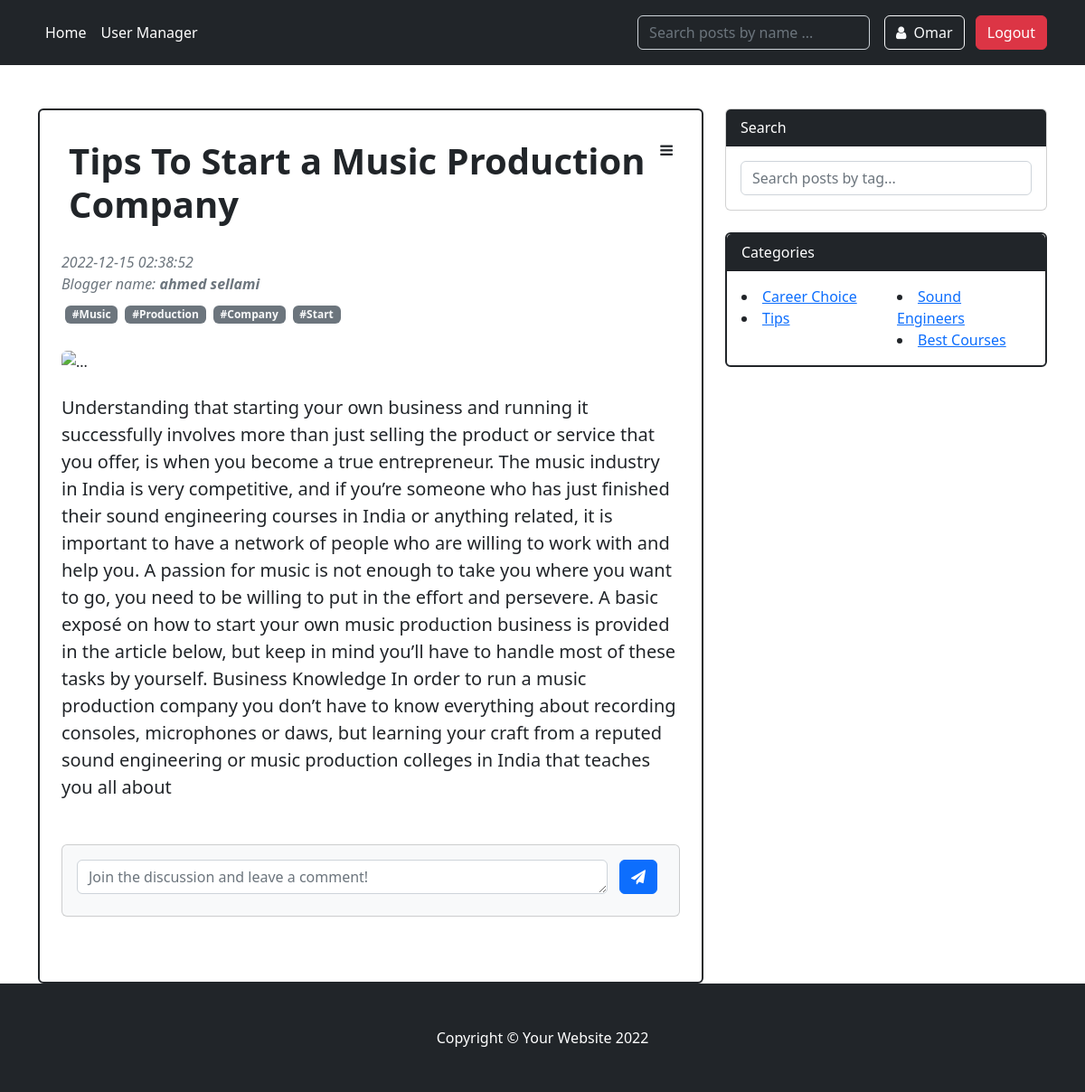
The page /INC/view/post.php?id=17 (signed in) on the database its author committed.
### tables this page shows
CREATE TABLE `post` (
  `id` int(11) NOT NULL,
  `header` varchar(200) NOT NULL,
  `content` varchar(1000) NOT NULL,
  `likes` int(11) DEFAULT 0,
  `comments` int(11) DEFAULT 0,
  `submit_date` timestamp NOT NULL DEFAULT current_timestamp(),
  `title` varchar(100) NOT NULL,
  `category_id` int(11) NOT NULL,
  `views` int(11) NOT NULL DEFAULT 0,
  `tags` varchar(200) NOT NULL,
  `blogger` varchar(100) NOT NULL DEFAULT 'ahmed sellami'
);

CREATE TABLE `category` (
  `id` int(11) NOT NULL,
  `name` varchar(100) NOT NULL
);

### INC/model/Post.php (called while the page is built, shortened)
<?php
class Post
{
    public static function getbyid($db, $id)
    {
        $sql = "SELECT post.id,post.category_id, post.title, post.header, post.blogger, post.content,post.likes,post.views,post.submit_date,post.comments,post.tags, category.name as category
        FROM post
        LEFT JOIN category
        ON post.category_id = category.id
        WHERE post.id=?";
        $params = array($id);
        $resultat = $db->execute_query($sql, $params);
        if (!$resultat) {
            $erreur = $db->errorInfo();
            echo "Lecture impossible, id", $db->errorCode(), $erreur[2];
        } else {
            return $resultat->fetch(PDO::FETCH_OBJ);
        }
    }
}

### INC/model/Database.php (called while the page is built, shortened)
<?php
class Database {
private $pdo;
private function __construct($host,$dbname,$user,$pass){
try{
$dsn = "mysql:host=".$host.";dbname=".$dbname;
$this->pdo = new PDO($dsn,$user,$pass);
$this->pdo->setAttribute(PDO::ATTR_ERRMODE, PDO::ERRMODE_EXCEPTION);
}
catch(PDOException $except){
echo"Echec de la connexion: ". $except->getMessage();
die();
}
}
public function execute_query($sql, $params = null){
    if ($params == null) {
    $resultat = $this->pdo->query($sql);
    }
    else {
    $resultat = $this->pdo->prepare($sql);
    $resultat->execute($params);
    }
    if(!$resultat) {
    $erreur=$this->pdo->errorInfo();
    echo "Lecture impossible, code", $this->pdo->errorCode(),$erreur[2];
    die();
    }else {
    return $resultat;
    }
    }
}

### INC/model/Category.php (called while the page is built, shortened)
<?php
class Category {
    public static function getAll($db){
        $sql = "SELECT * from category";
        $resultat = $db->execute_query($sql);
        if(!$resultat) {
        $erreur=$db->errorInfo();
        echo "Lecture impossible, id", $db->errorCode(),$erreur[2];
        }
        else{
        return $resultat->fetchAll(PDO::FETCH_OBJ);
        }
        }
}
?>

### INC/controller/PostsC.php (the view, shortened to what this page needs)
<?php
require_once __DIR__ . '/../model/Post.php';
$db = Config::getDB();
function convert($string)
{
  try {
    $res = explode("#", trim($string, '#'));
    $output = "";
    foreach ($res as $tag) {
      $output .= "<a class='m-1 badge bg-secondary text-decoration-none link-light' href='#!'>#$tag</a>";
    }
    return $output;
  } catch (Exception $e) {
    var_dump($e);
    return "";
  }
}
function getPostByid($id)
{
  global $db;
  $post = Post::getbyid($db, $id);
  if (isset($_SESSION["user"])) {
    $user = $_SESSION["user"];
  } else {
    $user = null;
  }
  if (!is_null($user) && $user->isAdmin) {
    $edit = "                  <div class='ms-auto p-2 bd-highlight'>
    <div class='dropdown'>
      <i class='fa fa-bars' aria-hidden='true' aria-hidden='true' id='dropdownMenuButton1' data-bs-toggle='dropdown' aria-expanded='false'></i>
      <ul class='dropdown-menu' aria-labelledby='dropdownMenuButton1'>
        <li>
          <a class='dropdown-item d-flex bd-highlight mb-3' data-bs-toggle='modal' data-bs-target='#exampleModal'>
            <div class='p-2 bd-highlight'><i class='fa fa-edit' aria-hidden='true'></i></div>
            <div class='ms-auto p-2 bd-highlight'> Edit</div>
          </a>
        </li>
        <li>
          <a class='dropdown-item d-flex bd-highlight mb-3' href='../controller/DeletePC.php?id=$id'>
            <div class='p-2 bd-highlight'><i class='fa fa-trash' aria-hidden='true'></i></div>
            <div class='ms-auto p-2 bd-highlight'> Delete</div>
          </a>
        </li>
      </ul>
    </div>
  </div>";
  } else if (!is_null($user) && !$user->isAdmin) {
    if (!findLikedPost($user->id, $id)) {
      $color = 'btn-dark';
    } else {
      $color = 'btn-danger';
    }
    $edit = "<div class='ms-auto p-2 bd-highlight'>
    <a href='../controller/LikeC.php?id=$id&user=$user->id' class='btn $color ' name='comment' id='comments'>
                                  <i class='fa fa-heart'></i>
                                </a>
    </div>";
  } else {
    $edit = "";
  }
  $result = "
          <header class='mb-4'>
                      <div class='d-flex bd-highlight mb-3'>
                        <div class='p-2 bd-highlight'>
                          <h1 class='fw-bolder mb-1'>$post->title</h1>
                        </div>
                        $edit
                      </div>
                      <div class='text-muted fst-italic mb-2'>
                      $post->submit_date<br/>
                      Blogger name: <b>$post->blogger</b>
                      </div>" . convert($post->tags) . "
                    </header>
                    <figure class='mb-4'>
                      <img class='img-fluid rounded' src='../SRC/img/$post->id.jpg' alt='...' />
                    </figure>
                    <section class='mb-5'>
                      <p class='fs-5 mb-4'>
                      $post->content
                      </p>
                    </section>";
  return $result;
}

### INC/controller/CategoryC.php (shortened to what this page needs)
<?php
require_once __DIR__ . '/../model/Category.php';
$db = Config::getDB();
function getAllCategories()
{
    global $db;
    $categories = Category::getAll($db);
    if (count($categories) > 1) {
        list($array1, $array2) = array_chunk($categories, ceil(count($categories) / 2));
    } else {
        $array1 = $categories;
    }
    $result = "
    <div class='card mb-4 border border-dark border-2'>
          <div class='card-header  text-bg-dark'>Categories</div>
          <div class='card-body'>
            <div class='row'>
              <div class='col-sm-6'>
              ";
    foreach ($array1 as $value) {
        $result .= "<li><a id='$value->id' href='#$value->id' onClick='searchID(this.id);'>$value->name</a></li>";
    }
    $result .= "
              </div>
              <div class='col-sm-6'>";
    if (count($categories) > 1) {
        foreach ($array2 as $value) {
            $result .= "<li><a id='$value->id' href='#$value->id' onClick='searchID(this.id);'>$value->name</a></li>";
        }
    }
    $result .= "
                </div>
                </div>
            </div>
            </div>";
    return $result;
}

### rows shown on the page
post: title "Tips To Start a Music Production Company", submit_date "2022-12-15 02:38:52", blogger "ahmed sellami", tags "Music", tags "Production", tags "Company", tags "Start", content "Understanding that starting your own business and running it successfully involves more than just selling the product or service that you offer, is when you become a true entrepreneur. The music industry in India is very competitive, and if you’re someone who has just finished their sound engineering courses in India or anything related, it is important to have a network of people who are willing to work with and help you. A passion for music is not enough to take you where you want to go, you need to be willing to put in the effort and persevere. A basic exposé on how to start your own music production business is provided in the article below, but keep in mind you’ll have to handle most…"
category: name "Career Choice"
category: name "Tips"
category: name "Sound Engineers"
category: name "Best Courses"

### other values the page prints
$user->usersUid "Omar"
